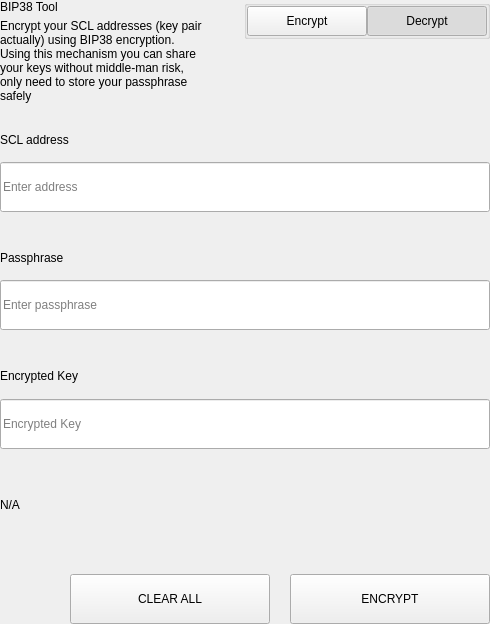
<?xml version="1.0" encoding="UTF-8"?>
<ui version="4.0">
 <class>SettingsBitToolWidget</class>
 <widget class="QWidget" name="SettingsBitToolWidget">
  <property name="geometry">
   <rect>
    <x>0</x>
    <y>0</y>
    <width>490</width>
    <height>624</height>
   </rect>
  </property>
  <property name="windowTitle">
   <string>Form</string>
  </property>
  <layout class="QVBoxLayout" name="verticalLayout">
   <property name="spacing">
    <number>0</number>
   </property>
   <property name="leftMargin">
    <number>0</number>
   </property>
   <property name="topMargin">
    <number>0</number>
   </property>
   <property name="rightMargin">
    <number>0</number>
   </property>
   <property name="bottomMargin">
    <number>0</number>
   </property>
   <item>
    <widget class="QWidget" name="left" native="true">
     <layout class="QVBoxLayout" name="verticalLayout_3">
      <property name="leftMargin">
       <number>0</number>
      </property>
      <property name="topMargin">
       <number>0</number>
      </property>
      <property name="rightMargin">
       <number>0</number>
      </property>
      <property name="bottomMargin">
       <number>0</number>
      </property>
      <item>
       <layout class="QVBoxLayout" name="verticalLayout_2">
        <property name="spacing">
         <number>0</number>
        </property>
        <item>
         <layout class="QHBoxLayout" name="horizontalLayout_3" stretch="3,1">
          <property name="spacing">
           <number>40</number>
          </property>
          <item>
           <layout class="QVBoxLayout" name="verticalLayoutTitle">
            <property name="spacing">
             <number>5</number>
            </property>
            <item>
             <widget class="QLabel" name="labelTitle">
              <property name="text">
               <string>BIP38 Tool</string>
              </property>
             </widget>
            </item>
            <item>
             <widget class="QLabel" name="labelSubtitle1">
              <property name="text">
               <string>Encrypt your SCL addresses (key pair actually) using BIP38 encryption.
Using this mechanism you can share your keys without middle-man risk, only need to store your passphrase safely</string>
              </property>
              <property name="wordWrap">
               <bool>true</bool>
              </property>
             </widget>
            </item>
           </layout>
          </item>
          <item alignment="Qt::AlignTop">
           <widget class="QGroupBox" name="groupBox">
            <property name="title">
             <string/>
            </property>
            <property name="alignment">
             <set>Qt::AlignLeading|Qt::AlignLeft|Qt::AlignTop</set>
            </property>
            <layout class="QHBoxLayout" name="horizontalLayout_4">
             <property name="spacing">
              <number>0</number>
             </property>
             <property name="leftMargin">
              <number>0</number>
             </property>
             <property name="topMargin">
              <number>0</number>
             </property>
             <property name="rightMargin">
              <number>0</number>
             </property>
             <property name="bottomMargin">
              <number>0</number>
             </property>
             <item>
              <spacer name="horizontalSpacer">
               <property name="orientation">
                <enum>Qt::Horizontal</enum>
               </property>
               <property name="sizeHint" stdset="0">
                <size>
                 <width>40</width>
                 <height>20</height>
                </size>
               </property>
              </spacer>
             </item>
             <item>
              <widget class="QPushButton" name="pushLeft">
               <property name="minimumSize">
                <size>
                 <width>120</width>
                 <height>30</height>
                </size>
               </property>
               <property name="maximumSize">
                <size>
                 <width>120</width>
                 <height>30</height>
                </size>
               </property>
               <property name="focusPolicy">
                <enum>Qt::NoFocus</enum>
               </property>
               <property name="text">
                <string>Encrypt</string>
               </property>
               <property name="checkable">
                <bool>true</bool>
               </property>
               <property name="autoExclusive">
                <bool>true</bool>
               </property>
              </widget>
             </item>
             <item>
              <widget class="QPushButton" name="pushRight">
               <property name="minimumSize">
                <size>
                 <width>120</width>
                 <height>30</height>
                </size>
               </property>
               <property name="maximumSize">
                <size>
                 <width>120</width>
                 <height>30</height>
                </size>
               </property>
               <property name="focusPolicy">
                <enum>Qt::NoFocus</enum>
               </property>
               <property name="text">
                <string>Decrypt</string>
               </property>
               <property name="checkable">
                <bool>true</bool>
               </property>
               <property name="checked">
                <bool>true</bool>
               </property>
               <property name="autoExclusive">
                <bool>true</bool>
               </property>
              </widget>
             </item>
            </layout>
           </widget>
          </item>
         </layout>
        </item>
        <item>
         <widget class="QStackedWidget" name="stackedWidget">
          <property name="currentIndex">
           <number>1</number>
          </property>
          <widget class="QWidget" name="pageDecrypt">
           <layout class="QVBoxLayout" name="verticalLayout_5">
            <property name="spacing">
             <number>0</number>
            </property>
            <property name="leftMargin">
             <number>0</number>
            </property>
            <property name="topMargin">
             <number>0</number>
            </property>
            <property name="rightMargin">
             <number>0</number>
            </property>
            <property name="bottomMargin">
             <number>0</number>
            </property>
            <item>
             <widget class="QWidget" name="widget" native="true">
              <property name="minimumSize">
               <size>
                <width>0</width>
                <height>100</height>
               </size>
              </property>
              <layout class="QVBoxLayout" name="verticalLayout_4">
               <property name="spacing">
                <number>0</number>
               </property>
               <property name="leftMargin">
                <number>0</number>
               </property>
               <property name="topMargin">
                <number>0</number>
               </property>
               <property name="rightMargin">
                <number>0</number>
               </property>
               <property name="bottomMargin">
                <number>0</number>
               </property>
               <item>
                <spacer name="verticalSpacer_2">
                 <property name="orientation">
                  <enum>Qt::Vertical</enum>
                 </property>
                 <property name="sizeType">
                  <enum>QSizePolicy::Fixed</enum>
                 </property>
                 <property name="sizeHint" stdset="0">
                  <size>
                   <width>20</width>
                   <height>20</height>
                  </size>
                 </property>
                </spacer>
               </item>
               <item>
                <layout class="QHBoxLayout" name="horizontalLayout_6" stretch="2">
                 <property name="spacing">
                  <number>0</number>
                 </property>
                 <item>
                  <layout class="QVBoxLayout" name="verticalLayout_7">
                   <property name="spacing">
                    <number>9</number>
                   </property>
                   <item>
                    <widget class="QLabel" name="labelSubtitleKey">
                     <property name="minimumSize">
                      <size>
                       <width>0</width>
                       <height>20</height>
                      </size>
                     </property>
                     <property name="maximumSize">
                      <size>
                       <width>16777215</width>
                       <height>20</height>
                      </size>
                     </property>
                     <property name="text">
                      <string>Encrypted key</string>
                     </property>
                    </widget>
                   </item>
                   <item>
                    <widget class="QLineEdit" name="lineEditKey">
                     <property name="minimumSize">
                      <size>
                       <width>0</width>
                       <height>50</height>
                      </size>
                     </property>
                     <property name="maximumSize">
                      <size>
                       <width>16777215</width>
                       <height>50</height>
                      </size>
                     </property>
                     <property name="placeholderText">
                      <string>Enter a encrypted key</string>
                     </property>
                    </widget>
                   </item>
                  </layout>
                 </item>
                </layout>
               </item>
               <item>
                <spacer name="verticalSpacer_3">
                 <property name="orientation">
                  <enum>Qt::Vertical</enum>
                 </property>
                 <property name="sizeType">
                  <enum>QSizePolicy::Fixed</enum>
                 </property>
                 <property name="sizeHint" stdset="0">
                  <size>
                   <width>20</width>
                   <height>20</height>
                  </size>
                 </property>
                </spacer>
               </item>
               <item>
                <layout class="QVBoxLayout" name="verticalLayout_9">
                 <property name="spacing">
                  <number>9</number>
                 </property>
                 <item>
                  <widget class="QLabel" name="labelSubtitlePassphrase">
                   <property name="maximumSize">
                    <size>
                     <width>16777215</width>
                     <height>20</height>
                    </size>
                   </property>
                   <property name="text">
                    <string>Passphrase</string>
                   </property>
                  </widget>
                 </item>
                 <item>
                  <widget class="QLineEdit" name="lineEditPassphrase">
                   <property name="minimumSize">
                    <size>
                     <width>0</width>
                     <height>50</height>
                    </size>
                   </property>
                   <property name="maximumSize">
                    <size>
                     <width>16777215</width>
                     <height>50</height>
                    </size>
                   </property>
                   <property name="placeholderText">
                    <string>Enter a passphrase</string>
                   </property>
                  </widget>
                 </item>
                </layout>
               </item>
               <item>
                <spacer name="verticalSpacer_4">
                 <property name="orientation">
                  <enum>Qt::Vertical</enum>
                 </property>
                 <property name="sizeType">
                  <enum>QSizePolicy::Fixed</enum>
                 </property>
                 <property name="sizeHint" stdset="0">
                  <size>
                   <width>20</width>
                   <height>20</height>
                  </size>
                 </property>
                </spacer>
               </item>
               <item>
                <widget class="QWidget" name="widget_3" native="true">
                 <property name="sizePolicy">
                  <sizepolicy hsizetype="Preferred" vsizetype="Fixed">
                   <horstretch>0</horstretch>
                   <verstretch>0</verstretch>
                  </sizepolicy>
                 </property>
                 <layout class="QVBoxLayout" name="verticalLayout_10">
                  <property name="spacing">
                   <number>9</number>
                  </property>
                  <property name="leftMargin">
                   <number>0</number>
                  </property>
                  <property name="topMargin">
                   <number>0</number>
                  </property>
                  <property name="rightMargin">
                   <number>0</number>
                  </property>
                  <property name="bottomMargin">
                   <number>0</number>
                  </property>
                  <item>
                   <widget class="QLabel" name="labelSubtitleDecryptResult">
                    <property name="minimumSize">
                     <size>
                      <width>0</width>
                      <height>20</height>
                     </size>
                    </property>
                    <property name="maximumSize">
                     <size>
                      <width>16777215</width>
                      <height>20</height>
                     </size>
                    </property>
                    <property name="text">
                     <string>Decrypted address result</string>
                    </property>
                   </widget>
                  </item>
                  <item>
                   <widget class="QWidget" name="widget_4" native="true">
                    <layout class="QHBoxLayout" name="horizontalLayout" stretch="6,0,1">
                     <property name="spacing">
                      <number>0</number>
                     </property>
                     <property name="leftMargin">
                      <number>0</number>
                     </property>
                     <property name="topMargin">
                      <number>0</number>
                     </property>
                     <property name="rightMargin">
                      <number>0</number>
                     </property>
                     <property name="bottomMargin">
                      <number>0</number>
                     </property>
                     <item alignment="Qt::AlignVCenter">
                      <widget class="QLineEdit" name="lineEditDecryptResult">
                       <property name="minimumSize">
                        <size>
                         <width>0</width>
                         <height>50</height>
                        </size>
                       </property>
                       <property name="maximumSize">
                        <size>
                         <width>16777215</width>
                         <height>50</height>
                        </size>
                       </property>
                       <property name="placeholderText">
                        <string>Decrypted Address</string>
                       </property>
                      </widget>
                     </item>
                     <item>
                      <spacer name="horizontalSpacer_4">
                       <property name="orientation">
                        <enum>Qt::Horizontal</enum>
                       </property>
                       <property name="sizeType">
                        <enum>QSizePolicy::Fixed</enum>
                       </property>
                       <property name="sizeHint" stdset="0">
                        <size>
                         <width>20</width>
                         <height>50</height>
                        </size>
                       </property>
                      </spacer>
                     </item>
                     <item>
                      <widget class="QPushButton" name="pushButtonImport">
                       <property name="minimumSize">
                        <size>
                         <width>140</width>
                         <height>40</height>
                        </size>
                       </property>
                       <property name="text">
                        <string>Import Address</string>
                       </property>
                      </widget>
                     </item>
                    </layout>
                   </widget>
                  </item>
                 </layout>
                </widget>
               </item>
               <item>
                <widget class="QLabel" name="statusLabel_DEC">
                 <property name="maximumSize">
                  <size>
                   <width>16777215</width>
                   <height>40</height>
                  </size>
                 </property>
                 <property name="text">
                  <string/>
                 </property>
                </widget>
               </item>
               <item>
                <spacer name="verticalSpacer">
                 <property name="orientation">
                  <enum>Qt::Vertical</enum>
                 </property>
                 <property name="sizeType">
                  <enum>QSizePolicy::Preferred</enum>
                 </property>
                 <property name="sizeHint" stdset="0">
                  <size>
                   <width>20</width>
                   <height>20</height>
                  </size>
                 </property>
                </spacer>
               </item>
               <item>
                <layout class="QHBoxLayout" name="horizontalLayout_7">
                 <property name="spacing">
                  <number>0</number>
                 </property>
                 <item>
                  <spacer name="horizontalSpacer_5">
                   <property name="orientation">
                    <enum>Qt::Horizontal</enum>
                   </property>
                   <property name="sizeType">
                    <enum>QSizePolicy::Expanding</enum>
                   </property>
                   <property name="sizeHint" stdset="0">
                    <size>
                     <width>40</width>
                     <height>20</height>
                    </size>
                   </property>
                  </spacer>
                 </item>
                 <item>
                  <widget class="QPushButton" name="pushButtonDecryptClear">
                   <property name="minimumSize">
                    <size>
                     <width>200</width>
                     <height>50</height>
                    </size>
                   </property>
                   <property name="maximumSize">
                    <size>
                     <width>200</width>
                     <height>50</height>
                    </size>
                   </property>
                   <property name="text">
                    <string>CLEAR</string>
                   </property>
                  </widget>
                 </item>
                 <item>
                  <spacer name="horizontalSpacer_3">
                   <property name="orientation">
                    <enum>Qt::Horizontal</enum>
                   </property>
                   <property name="sizeType">
                    <enum>QSizePolicy::Fixed</enum>
                   </property>
                   <property name="sizeHint" stdset="0">
                    <size>
                     <width>20</width>
                     <height>20</height>
                    </size>
                   </property>
                  </spacer>
                 </item>
                 <item>
                  <widget class="QPushButton" name="pushButtonDecrypt">
                   <property name="minimumSize">
                    <size>
                     <width>200</width>
                     <height>50</height>
                    </size>
                   </property>
                   <property name="maximumSize">
                    <size>
                     <width>200</width>
                     <height>50</height>
                    </size>
                   </property>
                   <property name="text">
                    <string>DECRYPT KEY</string>
                   </property>
                  </widget>
                 </item>
                </layout>
               </item>
              </layout>
             </widget>
            </item>
           </layout>
          </widget>
          <widget class="QWidget" name="pageEncrypt">
           <layout class="QVBoxLayout" name="verticalLayout_11">
            <property name="spacing">
             <number>0</number>
            </property>
            <property name="leftMargin">
             <number>0</number>
            </property>
            <property name="topMargin">
             <number>0</number>
            </property>
            <property name="rightMargin">
             <number>0</number>
            </property>
            <property name="bottomMargin">
             <number>0</number>
            </property>
            <item>
             <spacer name="verticalSpacer_8">
              <property name="orientation">
               <enum>Qt::Vertical</enum>
              </property>
              <property name="sizeType">
               <enum>QSizePolicy::Fixed</enum>
              </property>
              <property name="sizeHint" stdset="0">
               <size>
                <width>20</width>
                <height>20</height>
               </size>
              </property>
             </spacer>
            </item>
            <item>
             <widget class="QWidget" name="containerAddressEnc" native="true">
              <layout class="QVBoxLayout" name="containerAddressEncLayout">
               <property name="spacing">
                <number>5</number>
               </property>
               <property name="leftMargin">
                <number>0</number>
               </property>
               <property name="topMargin">
                <number>0</number>
               </property>
               <property name="rightMargin">
                <number>0</number>
               </property>
               <property name="bottomMargin">
                <number>0</number>
               </property>
               <item>
                <widget class="QLabel" name="labelSubtitleAddress">
                 <property name="minimumSize">
                  <size>
                   <width>0</width>
                   <height>20</height>
                  </size>
                 </property>
                 <property name="maximumSize">
                  <size>
                   <width>16777215</width>
                   <height>20</height>
                  </size>
                 </property>
                 <property name="text">
                  <string>SCL address</string>
                 </property>
                </widget>
               </item>
               <item>
                <widget class="QLineEdit" name="addressIn_ENC">
                 <property name="minimumSize">
                  <size>
                   <width>0</width>
                   <height>50</height>
                  </size>
                 </property>
                 <property name="placeholderText">
                  <string>Enter address</string>
                 </property>
                </widget>
               </item>
              </layout>
             </widget>
            </item>
            <item>
             <spacer name="verticalSpacer_6">
              <property name="orientation">
               <enum>Qt::Vertical</enum>
              </property>
              <property name="sizeType">
               <enum>QSizePolicy::Fixed</enum>
              </property>
              <property name="sizeHint" stdset="0">
               <size>
                <width>20</width>
                <height>20</height>
               </size>
              </property>
             </spacer>
            </item>
            <item>
             <widget class="QWidget" name="containerAddress" native="true">
              <layout class="QHBoxLayout" name="horizontalLayout_9" stretch="2">
               <property name="spacing">
                <number>0</number>
               </property>
               <property name="leftMargin">
                <number>0</number>
               </property>
               <property name="topMargin">
                <number>0</number>
               </property>
               <property name="rightMargin">
                <number>0</number>
               </property>
               <property name="bottomMargin">
                <number>0</number>
               </property>
               <item>
                <layout class="QVBoxLayout" name="verticalLayout_8">
                 <property name="spacing">
                  <number>5</number>
                 </property>
                 <item>
                  <widget class="QLabel" name="labelSubtitleMessage">
                   <property name="minimumSize">
                    <size>
                     <width>0</width>
                     <height>20</height>
                    </size>
                   </property>
                   <property name="maximumSize">
                    <size>
                     <width>16777215</width>
                     <height>20</height>
                    </size>
                   </property>
                   <property name="text">
                    <string>Passphrase</string>
                   </property>
                  </widget>
                 </item>
                 <item>
                  <widget class="QLineEdit" name="passphraseIn_ENC">
                   <property name="minimumSize">
                    <size>
                     <width>0</width>
                     <height>50</height>
                    </size>
                   </property>
                   <property name="maximumSize">
                    <size>
                     <width>16777215</width>
                     <height>50</height>
                    </size>
                   </property>
                   <property name="placeholderText">
                    <string>Enter passphrase</string>
                   </property>
                  </widget>
                 </item>
                </layout>
               </item>
              </layout>
             </widget>
            </item>
            <item>
             <spacer name="verticalSpacer_7">
              <property name="orientation">
               <enum>Qt::Vertical</enum>
              </property>
              <property name="sizeType">
               <enum>QSizePolicy::Fixed</enum>
              </property>
              <property name="sizeHint" stdset="0">
               <size>
                <width>20</width>
                <height>20</height>
               </size>
              </property>
             </spacer>
            </item>
            <item>
             <widget class="QWidget" name="widget_2" native="true">
              <property name="minimumSize">
               <size>
                <width>0</width>
                <height>75</height>
               </size>
              </property>
              <property name="maximumSize">
               <size>
                <width>16777215</width>
                <height>16777215</height>
               </size>
              </property>
              <layout class="QVBoxLayout" name="verticalLayout_6">
               <property name="leftMargin">
                <number>0</number>
               </property>
               <property name="topMargin">
                <number>0</number>
               </property>
               <property name="rightMargin">
                <number>0</number>
               </property>
               <property name="bottomMargin">
                <number>0</number>
               </property>
               <item>
                <widget class="QLabel" name="labelSubtitleEncryptedKey">
                 <property name="minimumSize">
                  <size>
                   <width>0</width>
                   <height>20</height>
                  </size>
                 </property>
                 <property name="maximumSize">
                  <size>
                   <width>16777215</width>
                   <height>20</height>
                  </size>
                 </property>
                 <property name="text">
                  <string>Encrypted Key</string>
                 </property>
                </widget>
               </item>
               <item>
                <widget class="QLineEdit" name="encryptedKeyOut_ENC">
                 <property name="minimumSize">
                  <size>
                   <width>0</width>
                   <height>50</height>
                  </size>
                 </property>
                 <property name="placeholderText">
                  <string>Encrypted Key</string>
                 </property>
                </widget>
               </item>
              </layout>
             </widget>
            </item>
            <item>
             <widget class="QLabel" name="statusLabel_ENC">
              <property name="text">
               <string notr="true">N/A</string>
              </property>
             </widget>
            </item>
            <item>
             <spacer name="verticalSpacer_5">
              <property name="orientation">
               <enum>Qt::Vertical</enum>
              </property>
              <property name="sizeType">
               <enum>QSizePolicy::Fixed</enum>
              </property>
              <property name="sizeHint" stdset="0">
               <size>
                <width>20</width>
                <height>20</height>
               </size>
              </property>
             </spacer>
            </item>
            <item>
             <layout class="QHBoxLayout" name="horizontalLayout_8">
              <property name="spacing">
               <number>0</number>
              </property>
              <item>
               <spacer name="horizontalSpacer_6">
                <property name="orientation">
                 <enum>Qt::Horizontal</enum>
                </property>
                <property name="sizeType">
                 <enum>QSizePolicy::Expanding</enum>
                </property>
                <property name="sizeHint" stdset="0">
                 <size>
                  <width>40</width>
                  <height>20</height>
                 </size>
                </property>
               </spacer>
              </item>
              <item>
               <widget class="QPushButton" name="pushButtonClear">
                <property name="minimumSize">
                 <size>
                  <width>200</width>
                  <height>50</height>
                 </size>
                </property>
                <property name="focusPolicy">
                 <enum>Qt::NoFocus</enum>
                </property>
                <property name="text">
                 <string>CLEAR ALL</string>
                </property>
               </widget>
              </item>
              <item>
               <spacer name="horizontalSpacer_2">
                <property name="orientation">
                 <enum>Qt::Horizontal</enum>
                </property>
                <property name="sizeType">
                 <enum>QSizePolicy::Fixed</enum>
                </property>
                <property name="sizeHint" stdset="0">
                 <size>
                  <width>20</width>
                  <height>20</height>
                 </size>
                </property>
               </spacer>
              </item>
              <item>
               <widget class="QPushButton" name="pushButtonEncrypt">
                <property name="minimumSize">
                 <size>
                  <width>200</width>
                  <height>50</height>
                 </size>
                </property>
                <property name="maximumSize">
                 <size>
                  <width>200</width>
                  <height>50</height>
                 </size>
                </property>
                <property name="focusPolicy">
                 <enum>Qt::NoFocus</enum>
                </property>
                <property name="text">
                 <string>ENCRYPT</string>
                </property>
               </widget>
              </item>
             </layout>
            </item>
           </layout>
          </widget>
         </widget>
        </item>
       </layout>
      </item>
     </layout>
    </widget>
   </item>
  </layout>
 </widget>
 <resources/>
 <connections/>
</ui>
